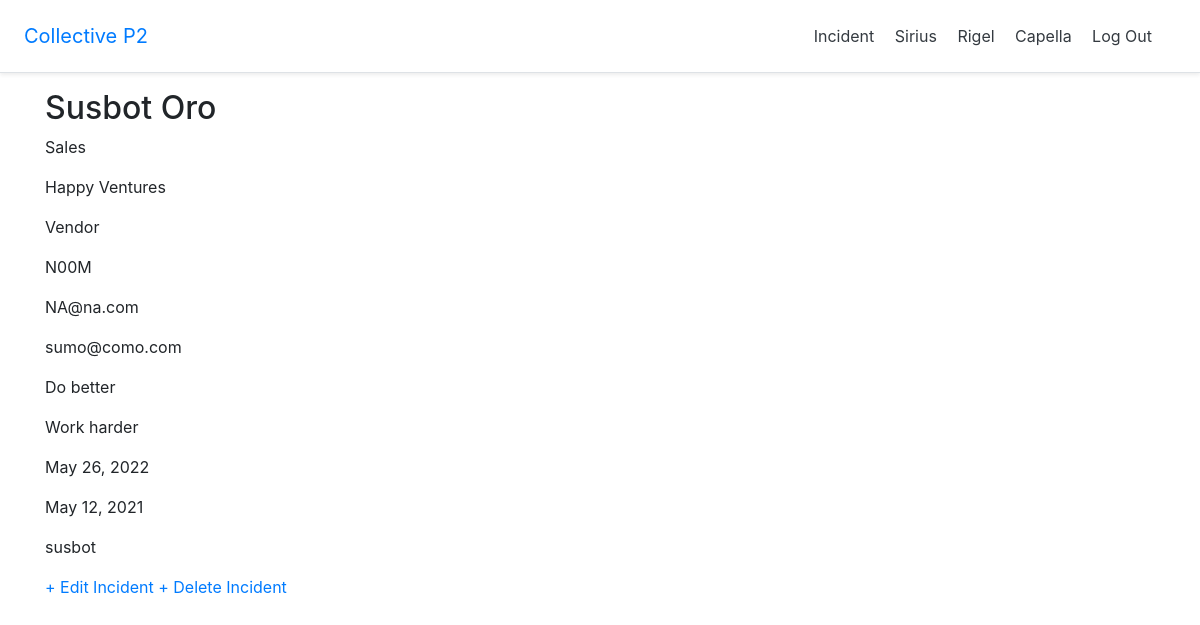
/incidents/1/ (signed in), run on the app's committed database.
### incidents/models.py (models this page shows, shortened)
class Incident(models.Model):
    full_name = models.CharField(max_length=50)
    team = models.CharField(max_length=20)
    organization_impacted_by_incident = models.CharField(max_length=20)
    incident_discovery_method = models.TextField()
    affiliation_to_org = models.CharField(max_length=30)
    user_incident_reported_by = models.CharField(max_length=20)
    employee_email = models.EmailField()
    customer_email = models.EmailField()
    prevention = models.TextField()
    additional_notes = models.TextField()
    date_incident_reported = models.DateField(auto_now_add=True, editable=True)
    date_incident_occured = models.DateField(auto_now=False)
    author = models.ForeignKey(
        get_user_model(),
        on_delete=models.CASCADE
    )

### accounts/models.py (models this page shows)
class CustomUser(AbstractUser):
    age = models.PositiveIntegerField(null=True, blank=True)

### incidents/views.py (the view)
# urls.py: path('<int:pk>/', HomeDetailView.as_view(), name='incidents/incident_detail'),
class HomeDetailView(LoginRequiredMixin, DetailView):
    model = Incident
    template_name = 'incidents/incident_detail.html'

### templates/incidents/incident_detail.html (shortened to what this page needs)
{% extends 'base.html' %}
{% block content %}
    <div class="post-entry">
        <h2>{{ incident.full_name }}</h2>
        <p>{{ incident.team }}</p>
        <p>{{ incident.organization_impacted_by_incident }}</p>
        <p>{{ incident.affiliation_to_org }}</p>
        <p>{{ incident.user_incident_reported_by }}</p>
        <p>{{ incident.employee_email }}</p>
        <p>{{ incident.customer_email }}</p>
        <p>{{ incident.prevention }}</p>
        <p>{{ incident.additional_notes }}</p>
        <p>{{ incident.date_incident_reported }}</p>
        <p>{{ incident.date_incident_occured }}</p>
        <p>{{ incident.author }}</p>
    </div>
    <a href="{% url 'incidents/incident_edit' incident.pk %}"> + Edit Incident</a>
    <a href="{% url 'incidents/incident_delete' incident.pk %}"> + Delete Incident</a>
{% endblock content %}

### data on the page
Incident: full_name "Susbot Oro", team "Sales", organization_impacted_by_incident "Happy Ventures", affiliation_to_org "Vendor", user_incident_reported_by "N00M", employee_email "NA@na.com", customer_email "sumo@como.com", prevention "Do better", additional_notes "Work harder", date_incident_reported "May 26, 2022", date_incident_occured "May 12, 2021", author "susbot"
